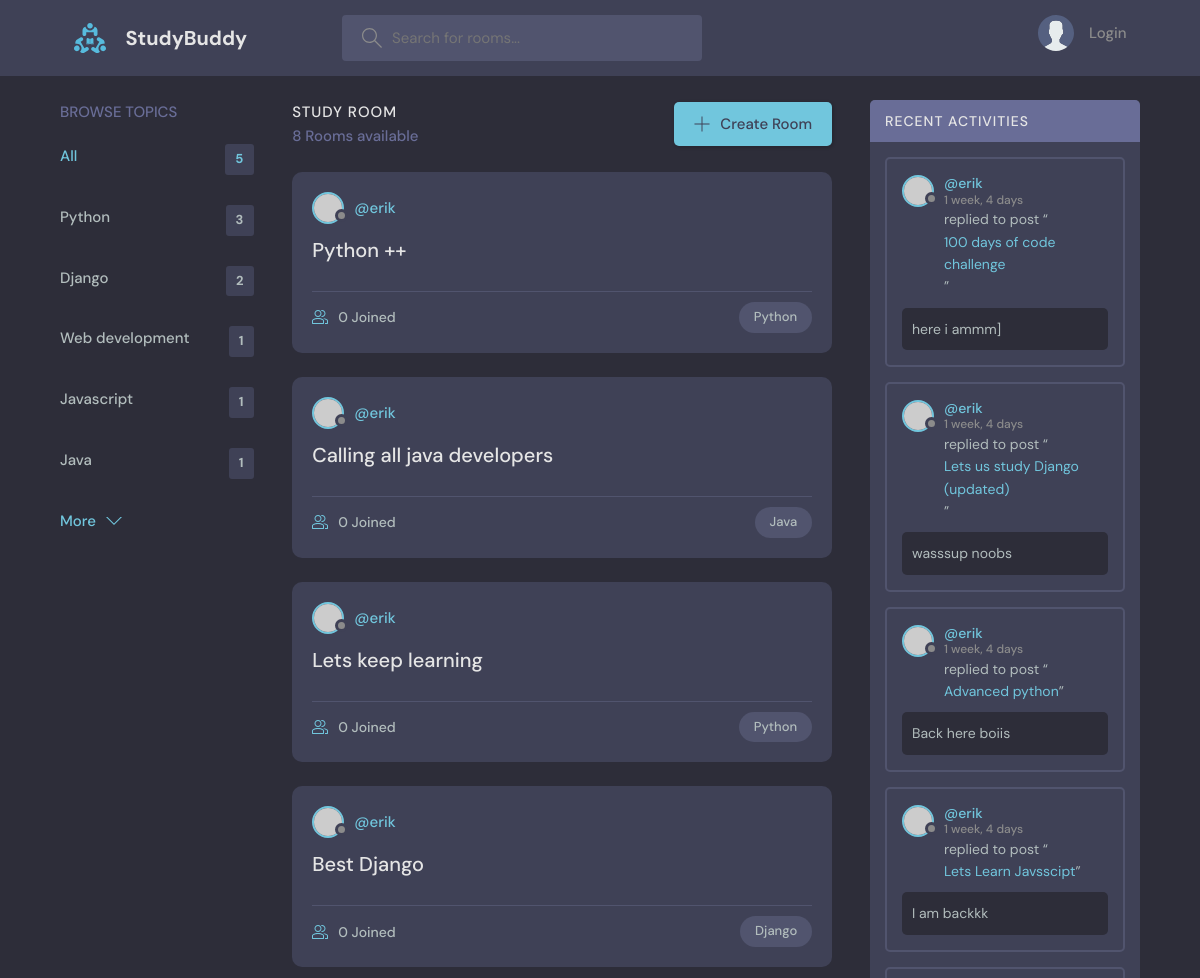
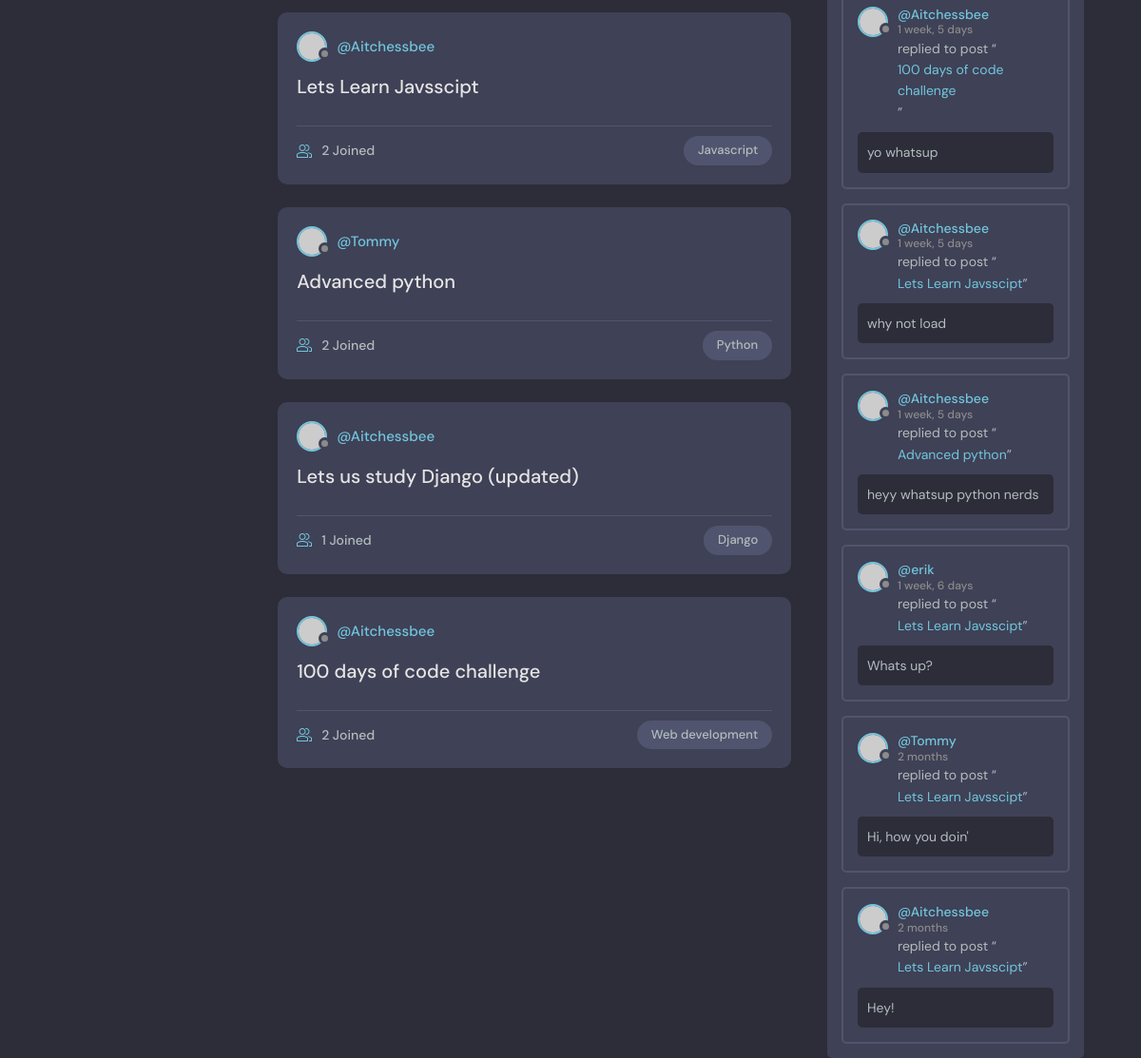
The page / on the database its author committed (2 pictures, top to bottom).
### base/models.py (models this page shows, shortened)
class Topic(models.Model):
    name = models.CharField(max_length=200)

class Room(models.Model):
    host = models.ForeignKey(User, on_delete=models.SET_NULL, null=True)
    topic = models.ForeignKey(Topic, on_delete=models.SET_NULL, null=True)
    name = models.CharField(max_length=200)
    description = models.TextField(null=True, blank=True)
    participants = models.ManyToManyField(User, related_name='participants', blank=True)
    updated = models.DateTimeField(auto_now=True)
    created = models.DateTimeField(auto_now_add=True)
    class Meta:
        ordering = ['-updated', '-created']
    def __str__(self):
        return self.name

class Message(models.Model):
    user = models.ForeignKey(User, on_delete=models.CASCADE)
    room = models.ForeignKey(Room, on_delete=models.CASCADE)
    body = models.TextField()
    updated = models.DateTimeField(auto_now=True)
    created = models.DateTimeField(auto_now_add=True)
    class Meta:
        ordering = ['-updated', '-created']

### base/views.py (the view)
# urls.py: 2. Add a URL to urlpatterns:  path('', views.home, name='home')
def home(request):
    q = request.GET.get('q') if request.GET.get('q') != None else ''
    rooms = Room.objects.filter(
        Q(topic__name__icontains=q) |
        Q(name__icontains=q) |
        Q(description__icontains=q)
        )
    topics = Topic.objects.all()
    room_count = rooms.count()
    room_messages = Message.objects.all()
    room_messages = Message.objects.filter(Q(room__topic__name__icontains=q))
    context = {'rooms': rooms, 'topics': topics, 'room_count': room_count, 'room_messages': room_messages}
    return render(request, 'base/home.html', context)

### base/templates/base/home.html (shortened to what this page needs)
{% extends 'main.html' %}
{% block content %}
    <main class="layout layout--3">
      <div class="container">
        {% include 'base/topics_component.html' %}
        <div class="roomList">
          <div class="roomList__header">
            <div>
              <h2>Study Room</h2>
              <p>{{room_count}} Rooms available</p>
            </div>
            <a class="btn btn--main" href="{% url 'create-room' %}">
              <svg version="1.1" xmlns="http://www.w3.org/2000/svg" width="32" height="32" viewBox="0 0 32 32">
                <title>add</title>
                <path
                  d="M16.943 0.943h-1.885v14.115h-14.115v1.885h14.115v14.115h1.885v-14.115h14.115v-1.885h-14.115v-14.115z"
                ></path>
              </svg>
              Create Room
            </a>
          </div>
          {% include 'base/feed_component.html' %}
        </div>
        {% include 'base/activity_component.html' %}
      </div>
    </main>
{% endblock %}

### base/templates/base/topics_component.html
<div class="topics">
    <div class="topics__header">
      <h2>Browse Topics</h2>
    </div>
    <ul class="topics__list">
      <li>
        <a href="{% url 'home' %}" class="active">All <span>{{topics.count}}</span></a>
      </li>
      {% for topic in topics %}
      <li>
        <a href="{% url 'home' %}?q={{topic.name}}">{{topic.name}} <span>{{topic.room_set.all.count}}</span></a>
      </li>
      {% endfor %}
    </ul>
    <a class="btn btn--link" href="topics.html">
      More
      <svg version="1.1" xmlns="http://www.w3.org/2000/svg" width="32" height="32" viewBox="0 0 32 32">
        <title>chevron-down</title>
        <path d="M16 21l-13-13h-3l16 16 16-16h-3l-13 13z"></path>
      </svg>
    </a>
  </div>

### base/templates/base/feed_component.html (shortened to what this page needs)
{% for room in rooms %}
<div class="roomListRoom">
    <div class="roomListRoom__header">
      <a href="{% url 'user-profile' room.host.id %}" class="roomListRoom__author">
        <div class="avatar avatar--small">
          <img src="https://randomuser.me/api/portraits/women/11.jpg" />
        </div>
        <span>@{{room.host.username}}</span>
      </a>
    </div>
    <div class="roomListRoom__content">
      <a href="{% url 'room' room.id %}">{{room.name}}</a>
    </div>
    <div class="roomListRoom__meta">
      <a href="{% url 'room' room.id %}" class="roomListRoom__joined">
        {{room.participants.all.count}} Joined
      </a>
      <p class="roomListRoom__topic">{{room.topic.name}}</p>
    </div>
  </div>
{% endfor %}

### base/templates/base/activity_component.html (shortened to what this page needs)
<div class="activities">
    <div class="activities__header">
      <h2>Recent Activities</h2>
    </div>
    {% for message in room_messages %}
    <div class="activities__box">
      <div class="activities__boxHeader roomListRoom__header">
        <a href="{% url 'user-profile' message.user.id %}" class="roomListRoom__author">
          <div class="avatar avatar--small">
            <img src="https://randomuser.me/api/portraits/women/11.jpg" />
          </div>
          <p>
            @{{message.user}}
            <span>{{message.created|timesince}}</span>
          </p>
        </a>
      </div>
      <div class="activities__boxContent">
        <p>replied to post “<a href="{% url 'room' message.room.id %}">{{message.room}}</a>”</p>
        <div class="activities__boxRoomContent">
          {{message.body}}
        </div>
      </div>
    </div>
    {% endfor %}
  </div>

### rows shown on the page
Topic: name "Python", room_set.all.count "3"
Topic: name "Django", room_set.all.count "2"
Topic: name "Web development", room_set.all.count "1"
Topic: name "Javascript", room_set.all.count "1"
Topic: name "Java", room_set.all.count "1"
Room: host.username "erik", name "Python ++", participants.all.count "0", topic.name "Python"
Room: host.username "erik", name "Calling all java developers", participants.all.count "0", topic.name "Java"
Room: host.username "erik", name "Lets keep learning", participants.all.count "0", topic.name "Python"
Room: host.username "erik", name "Best Django", participants.all.count "0", topic.name "Django"
Room: host.username "Aitchessbee", name "Lets Learn Javsscipt", participants.all.count "2", topic.name "Javascript"
Room: host.username "Tommy", name "Advanced python", participants.all.count "2", topic.name "Python"
Room: host.username "Aitchessbee", name "Lets us study Django (updated)", participants.all.count "1", topic.name "Django"
Room: host.username "Aitchessbee", name "100 days of code challenge", participants.all.count "2", topic.name "Web development"
Message: user "erik", created "1 week, 4 days", room "100 days of code challenge", body "here i ammm]"
Message: user "erik", created "1 week, 4 days", room "Lets us study Django (updated)", body "wasssup noobs"
Message: user "erik", created "1 week, 4 days", room "Advanced python", body "Back here boiis"
Message: user "erik", created "1 week, 4 days", room "Lets Learn Javsscipt", body "I am backkk"
Message: user "Aitchessbee", created "1 week, 5 days", room "100 days of code challenge", body "yo whatsup"
Message: user "Aitchessbee", created "1 week, 5 days", room "Lets Learn Javsscipt", body "why not load"
Message: user "Aitchessbee", created "1 week, 5 days", room "Advanced python", body "heyy whatsup python nerds"
Message: user "erik", created "1 week, 6 days", room "Lets Learn Javsscipt", body "Whats up?"
Message: user "Tommy", created "2 months", room "Lets Learn Javsscipt", body "Hi, how you doin'"
Message: user "Aitchessbee", created "2 months", room "Lets Learn Javsscipt", body "Hey!"

### other values the page prints
{{ topics.count }} "5"
{{ room_count }} "8"
